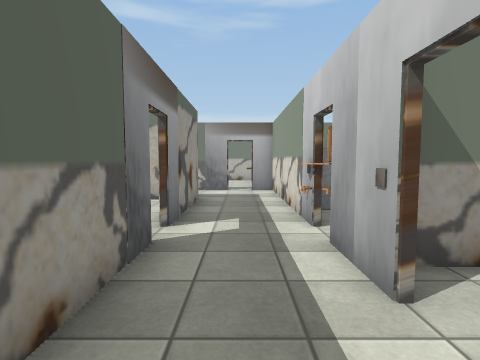
View 1 (above)

24 first-person views from a walk through a Unity game level. The camera is 1.3 m above the floor, tilts 4° down and sees 80° across. Doors are open. The floor is counted in squares, 1 m on a side. Each view is taken from the middle of a square. On the plan, view 1 faces up. The plan holds only what a view shows up to about 13 squares ahead; the rest is blank. The place goes on beyond the plan. Some animated figures are left out. Some surface patterns are stand-ins.

View 2
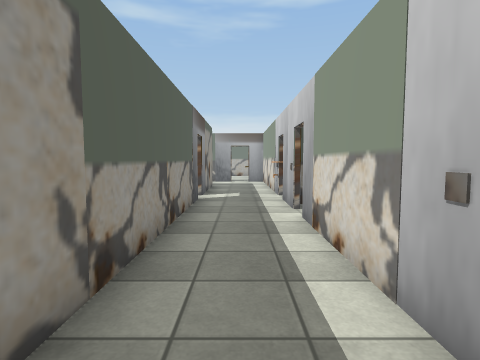

View 3
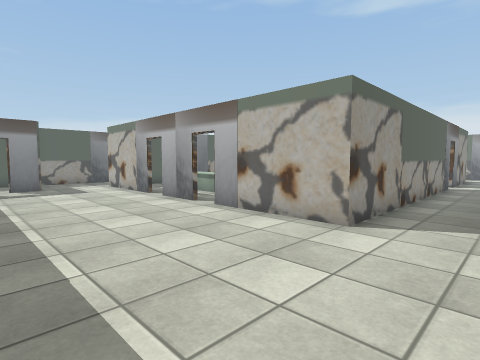

View 4
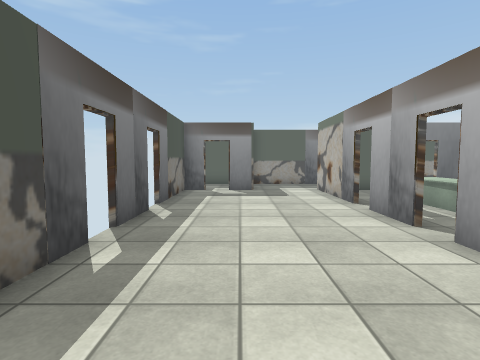

View 5
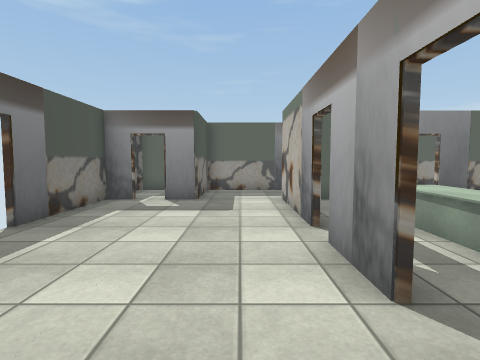

View 6
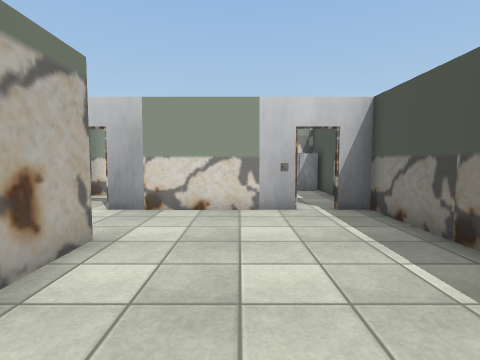

View 7
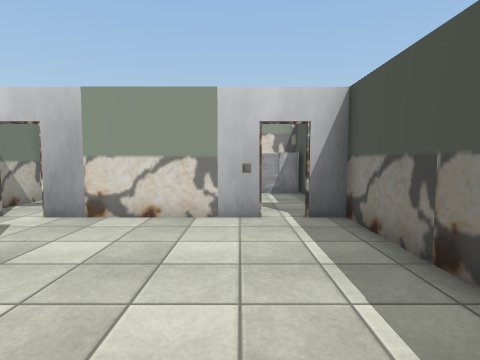

View 8
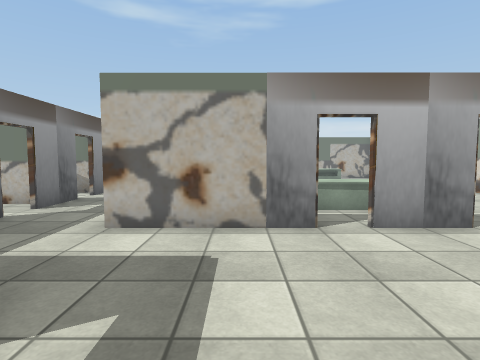

View 9
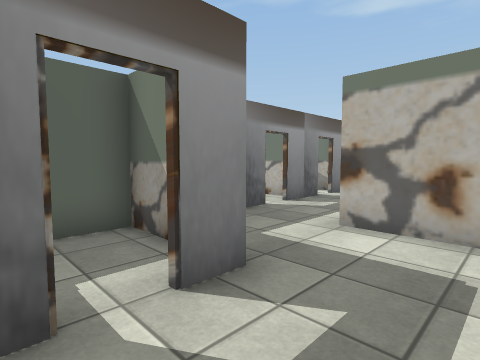

View 10
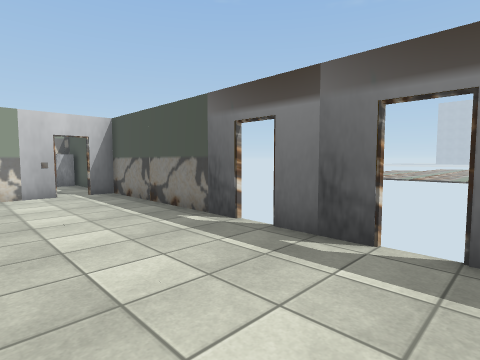

View 11
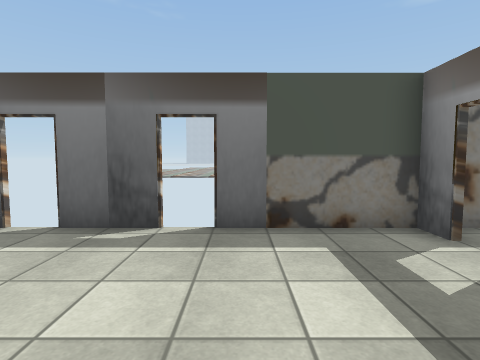

View 12
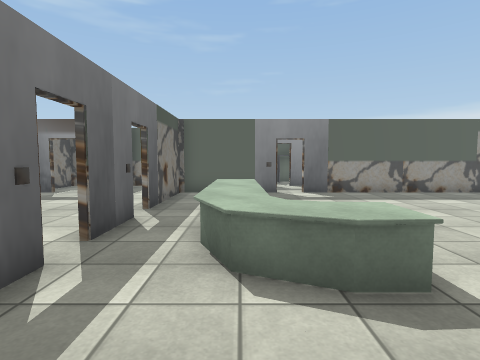

View 13
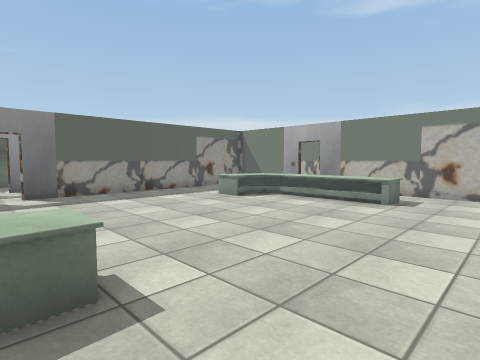

View 14
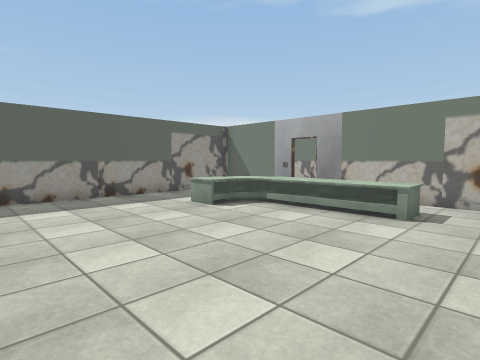

View 15
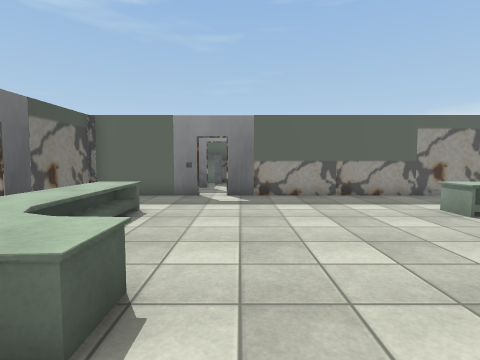

View 16
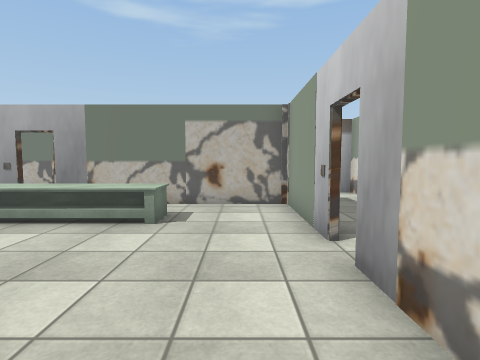

View 17
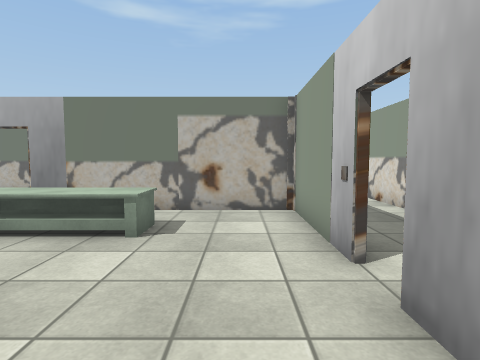

View 18
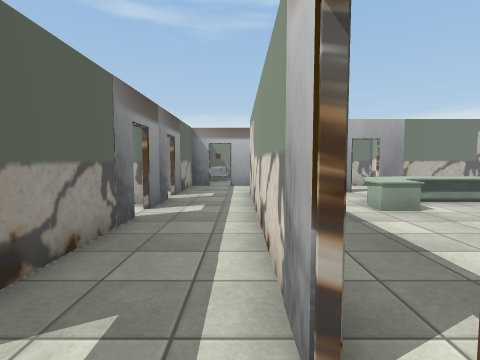

View 19
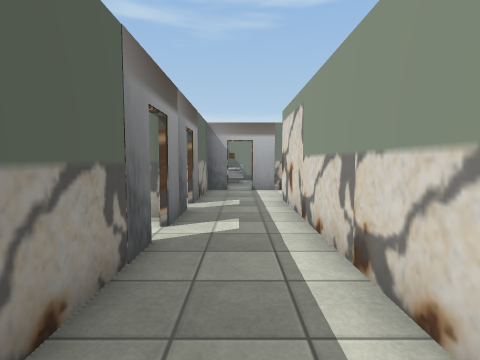

View 20
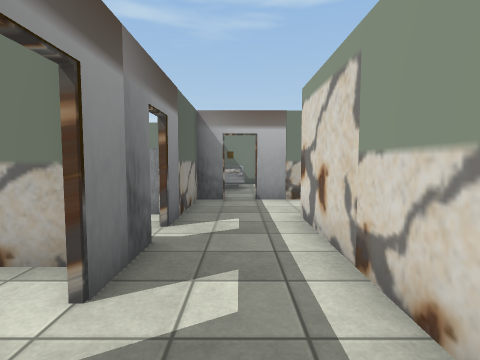

View 21
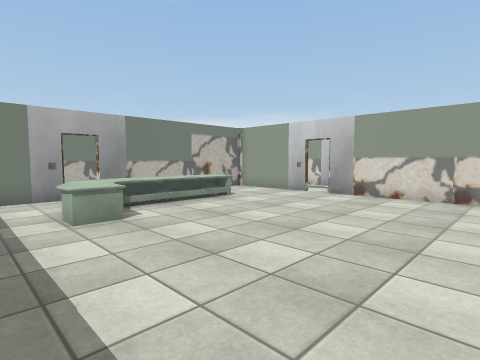

View 22
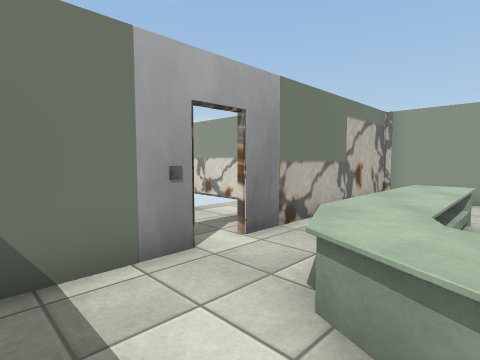

View 23
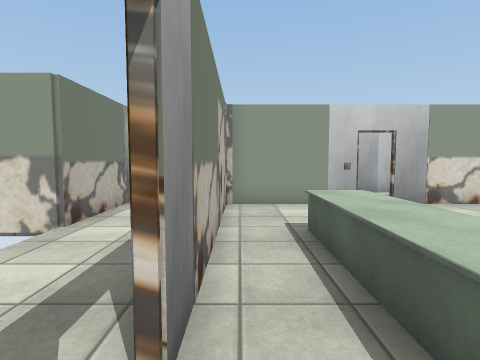

View 24
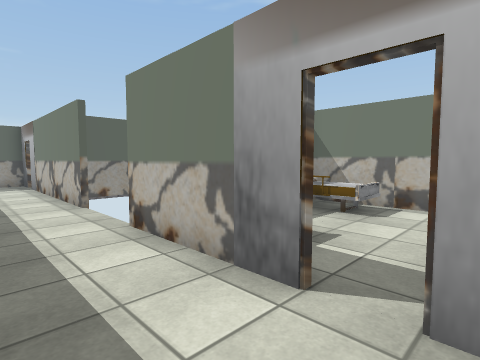

### Floor plan
Ten units are one square. View 1 is at (0, 0); x grows to the right and y downward. Boxes are objects, and circles mark ways between rooms. Rooms are numbered by the first view taken in them; rooms with no view inside come last. Other rooms are left out.
<svg viewBox="-185 -189 225 309">
<path fill="none" stroke="#000" d="M14 34 14 -15M-14 -15 -14 46M-65 56 -85 56M-55 114 14 114 14 105M-85 114 -65 114M-95 56 -136 56M-14 46 -14 56 -55 56M-134 84 -134 95M14 95 14 45M-134 104 -134 114 -95 114M-16 1 -16 -45M-16 -55 -16 -94 -85 -94M-134 15 -134 54 -95 54M-85 54 -65 54M-55 54 -48 54M-95 -94 -120 -94M-134 -88 -134 5M-164 45 -164 84 -134 84M-164 15 -164 35M-164 -45 -164 5M-164 -75 -164 -55M-136 5 -136 -86M-14 -96 -14 -55M14 -114 14 -122M-4 -124 -16 -124M14 -66 14 -74M30 -34 18 -34M-74 -124 -145 -124M-6 -184 -40 -184M-136 -86 -136 -96M-164 -124 -164 -85M-150 86 -164 86 -164 114 -143 114M14 -25 14 -45M-14 -45 -14 -15M-168 -64 -180 -64"/>
<rect x="-105" y="5" width="60" height="30" fill="#bbb"><title>other object</title></rect>
<rect x="-105" y="-85" width="60" height="40" fill="#bbb"><title>other object</title></rect>
<rect x="-25" y="-175" width="10" height="10" fill="#bbb"><title>bed</title></rect>
<rect x="5" y="-65" width="20" height="10" fill="#bbb"><title>chair</title></rect>
<rect x="15" y="-85" width="20" height="10" fill="#bbb"><title>cupboard</title></rect>
<circle cx="0" cy="40" r="3" fill="#2a7"/>
<circle cx="0" cy="-20" r="3" fill="#2a7"/>
<circle cx="-60" cy="55" r="3" fill="#2a7"/>
<circle cx="-90" cy="55" r="3" fill="#2a7"/>
<circle cx="-130" cy="65" r="3" fill="#2a7"/>
<circle cx="-135" cy="100" r="3" fill="#2a7"/>
<circle cx="-135" cy="10" r="3" fill="#2a7"/>
<circle cx="-15" cy="-50" r="3" fill="#2a7"/>
<circle cx="-90" cy="-95" r="3" fill="#2a7"/>
<circle cx="-150" cy="10" r="3" fill="#2a7"/>
<circle cx="-145" cy="-95" r="3" fill="#2a7"/>
<circle cx="0" cy="-50" r="3" fill="#2a7"/>
<circle cx="15" cy="-20" r="3" fill="#2a7"/>
<circle cx="15" cy="-50" r="3" fill="#2a7"/>
<text x="0" y="10">1</text>
<text x="-60" y="80">2</text>
<text x="-70" y="-20">3</text>
<text x="-150" y="40">4</text>
<text x="-150" y="-40">5</text>
<text x="0" y="-100">6</text>
<text x="-150" y="100">7</text>
<text x="0" y="-30">8</text>
<text x="-170" y="-60">9</text>
</svg>
Room 1 opens to room 2. Room 1 opens to room 8. Room 2 opens to room 3. Room 2 opens to room 4. Room 2 opens to room 7. Room 3 opens to room 5. Room 3 opens to room 6. Room 4 opens to room 5. Room 5 opens to room 6. Room 6 opens to room 8.

Where each view was taken, in squares from view 1:
view 1: 0 up, 0 right, facing up
view 2: 5 down, 0 right, facing up
view 3: 11 down, 1 right, facing up-left
view 4: 9 down, 1 left, facing left
view 5: 7 down, 4 left, facing left
view 6: 8 down, 6 left, facing right
view 7: 9 down, 5 left, facing right
view 8: 11 down, 11 left, facing up
view 9: 11 down, 11 left, facing up-left
view 10: 7 down, 10 left, facing down-right
view 11: 6 down, 10 left, facing down
view 12: 3 down, 2 left, facing left
view 13: 2 down, 2 left, facing up-left
view 14: 0 up, 3 left, facing up-left
view 15: 0 up, 3 left, facing left
view 16: 1 up, 3 left, facing up
view 17: 2 up, 3 left, facing up
view 18: 2 down, 14 left, facing up
view 19: 0 up, 15 left, facing up
view 20: 3 up, 15 left, facing up
view 21: 1 down, 12 left, facing up-right
view 22: 6 up, 12 left, facing up-right
view 23: 9 up, 10 left, facing right
view 24: 10 up, 1 right, facing up-left
